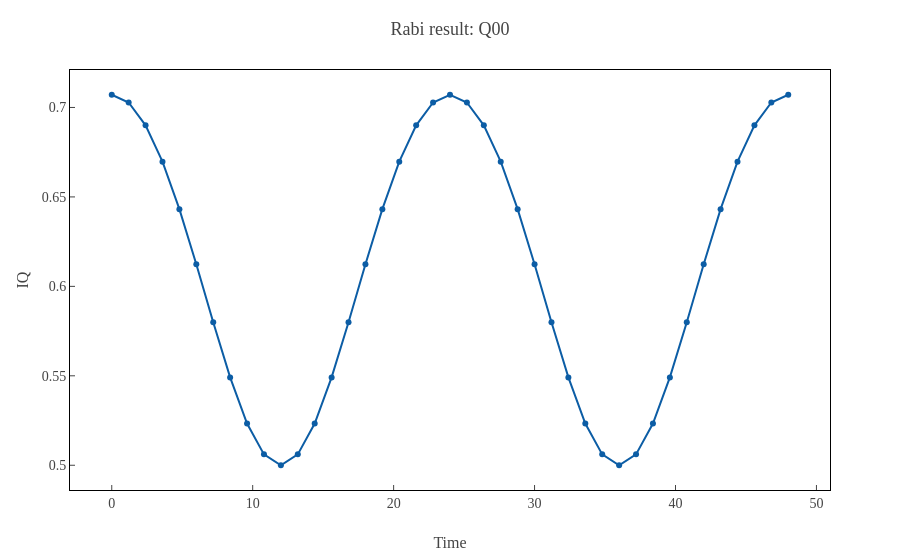
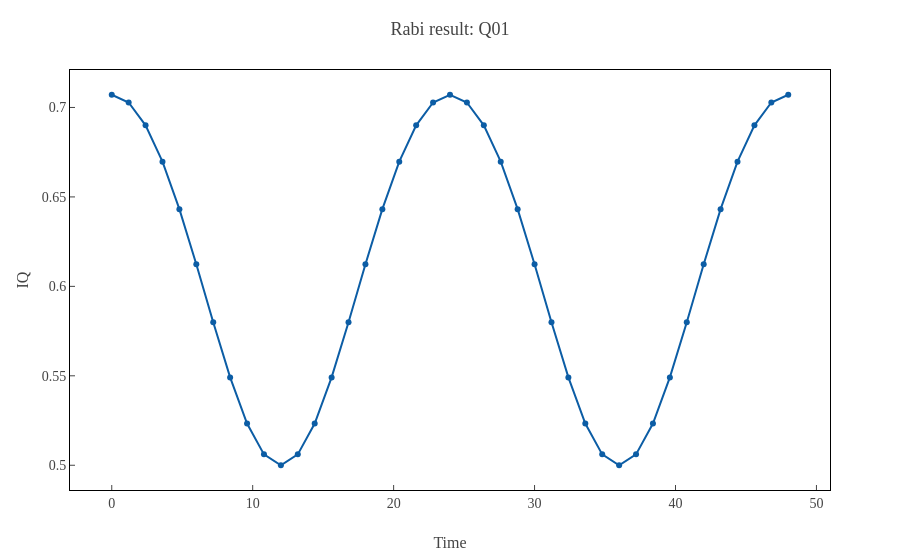
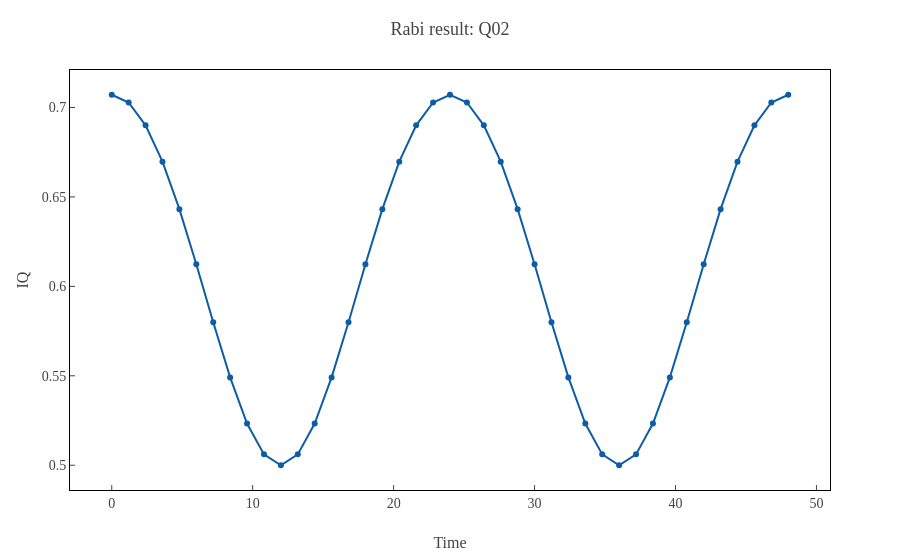
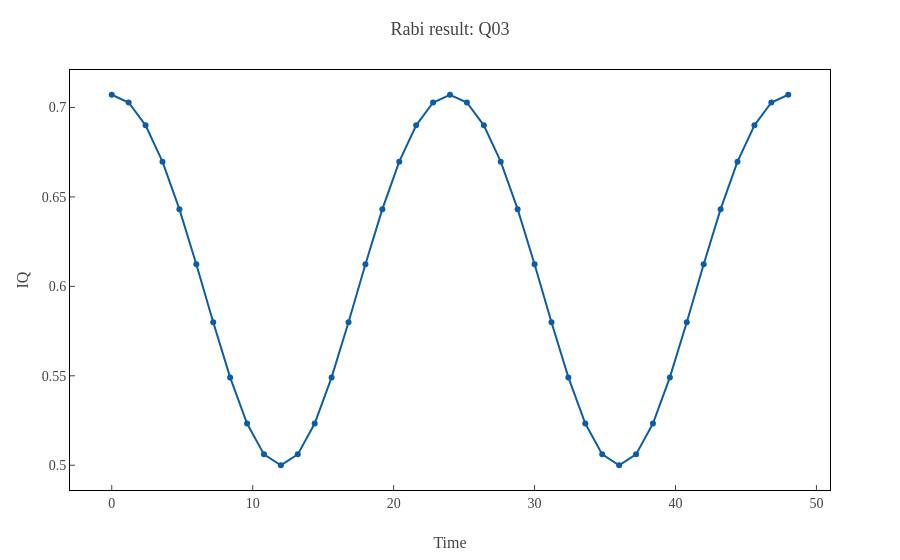

The code cell stored with these charts, in order, in its notebook:
### Markdown cell above
## 4. Measure a baseline Rabi oscillation

Use the initial Rabi measurement as a reference before you update the pulse amplitude.

### Code cell
rabi_result = exp.obtain_rabi_params()

### Figure 1 — Plotly figure (JSON) as saved in the notebook; plotly's stock layout.template omitted (floating-point values rounded to 4 significant figures)
{"data": [{"mode": "lines+markers", "name": "IQ", "type": "scatter", "x": [0, 1.2, 2.4, 3.6, 4.8, 6, 7.2, 8.4, 9.6, 10.8, 12, 13.2, 14.4, 15.6, 16.8, 18, 19.2, 20.4, 21.6, 22.8, 24, 25.2, 26.4, 27.6, 28.8, 30, 31.2, 32.4, 33.6, 34.8, 36, 37.2, 38.4, 39.6, 40.8, 42, 43.2, 44.4, 45.6, 46.8, 48], "y": [0.7071, 0.7028, 0.69, 0.6697, 0.6431, 0.6124, 0.58, 0.5491, 0.5233, 0.5061, 0.5, 0.5061, 0.5233, 0.5491, 0.58, 0.6124, 0.6431, 0.6697, 0.69, 0.7028, 0.7071, 0.7028, 0.69, 0.6697, 0.6431, 0.6124, 0.58, 0.5491, 0.5233, 0.5061, 0.5, 0.5061, 0.5233, 0.5491, 0.58, 0.6124, 0.6431, 0.6697, 0.69, 0.7028, 0.7071]}], "layout": {"title": {"text": "Rabi result: Q00"}, "xaxis": {"title": {"text": "Time"}}, "yaxis": {"title": {"text": "IQ"}}}}

### Figure 2 — Plotly figure (JSON) as saved in the notebook; plotly's stock layout.template omitted (floating-point values rounded to 4 significant figures)
{"data": [{"mode": "lines+markers", "name": "IQ", "type": "scatter", "x": [0, 1.2, 2.4, 3.6, 4.8, 6, 7.2, 8.4, 9.6, 10.8, 12, 13.2, 14.4, 15.6, 16.8, 18, 19.2, 20.4, 21.6, 22.8, 24, 25.2, 26.4, 27.6, 28.8, 30, 31.2, 32.4, 33.6, 34.8, 36, 37.2, 38.4, 39.6, 40.8, 42, 43.2, 44.4, 45.6, 46.8, 48], "y": [0.7071, 0.7028, 0.69, 0.6697, 0.6431, 0.6124, 0.58, 0.5491, 0.5233, 0.5061, 0.5, 0.5061, 0.5233, 0.5491, 0.58, 0.6124, 0.6431, 0.6697, 0.69, 0.7028, 0.7071, 0.7028, 0.69, 0.6697, 0.6431, 0.6124, 0.58, 0.5491, 0.5233, 0.5061, 0.5, 0.5061, 0.5233, 0.5491, 0.58, 0.6124, 0.6431, 0.6697, 0.69, 0.7028, 0.7071]}], "layout": {"title": {"text": "Rabi result: Q01"}, "xaxis": {"title": {"text": "Time"}}, "yaxis": {"title": {"text": "IQ"}}}}

### Figure 3 — Plotly figure (JSON) as saved in the notebook; plotly's stock layout.template omitted (floating-point values rounded to 4 significant figures)
{"data": [{"mode": "lines+markers", "name": "IQ", "type": "scatter", "x": [0, 1.2, 2.4, 3.6, 4.8, 6, 7.2, 8.4, 9.6, 10.8, 12, 13.2, 14.4, 15.6, 16.8, 18, 19.2, 20.4, 21.6, 22.8, 24, 25.2, 26.4, 27.6, 28.8, 30, 31.2, 32.4, 33.6, 34.8, 36, 37.2, 38.4, 39.6, 40.8, 42, 43.2, 44.4, 45.6, 46.8, 48], "y": [0.7071, 0.7028, 0.69, 0.6697, 0.6431, 0.6124, 0.58, 0.5491, 0.5233, 0.5061, 0.5, 0.5061, 0.5233, 0.5491, 0.58, 0.6124, 0.6431, 0.6697, 0.69, 0.7028, 0.7071, 0.7028, 0.69, 0.6697, 0.6431, 0.6124, 0.58, 0.5491, 0.5233, 0.5061, 0.5, 0.5061, 0.5233, 0.5491, 0.58, 0.6124, 0.6431, 0.6697, 0.69, 0.7028, 0.7071]}], "layout": {"title": {"text": "Rabi result: Q02"}, "xaxis": {"title": {"text": "Time"}}, "yaxis": {"title": {"text": "IQ"}}}}

### Figure 4 — Plotly figure (JSON) as saved in the notebook; plotly's stock layout.template omitted (floating-point values rounded to 4 significant figures)
{"data": [{"mode": "lines+markers", "name": "IQ", "type": "scatter", "x": [0, 1.2, 2.4, 3.6, 4.8, 6, 7.2, 8.4, 9.6, 10.8, 12, 13.2, 14.4, 15.6, 16.8, 18, 19.2, 20.4, 21.6, 22.8, 24, 25.2, 26.4, 27.6, 28.8, 30, 31.2, 32.4, 33.6, 34.8, 36, 37.2, 38.4, 39.6, 40.8, 42, 43.2, 44.4, 45.6, 46.8, 48], "y": [0.7071, 0.7028, 0.69, 0.6697, 0.6431, 0.6124, 0.58, 0.5491, 0.5233, 0.5061, 0.5, 0.5061, 0.5233, 0.5491, 0.58, 0.6124, 0.6431, 0.6697, 0.69, 0.7028, 0.7071, 0.7028, 0.69, 0.6697, 0.6431, 0.6124, 0.58, 0.5491, 0.5233, 0.5061, 0.5, 0.5061, 0.5233, 0.5491, 0.58, 0.6124, 0.6431, 0.6697, 0.69, 0.7028, 0.7071]}], "layout": {"title": {"text": "Rabi result: Q03"}, "xaxis": {"title": {"text": "Time"}}, "yaxis": {"title": {"text": "IQ"}}}}
